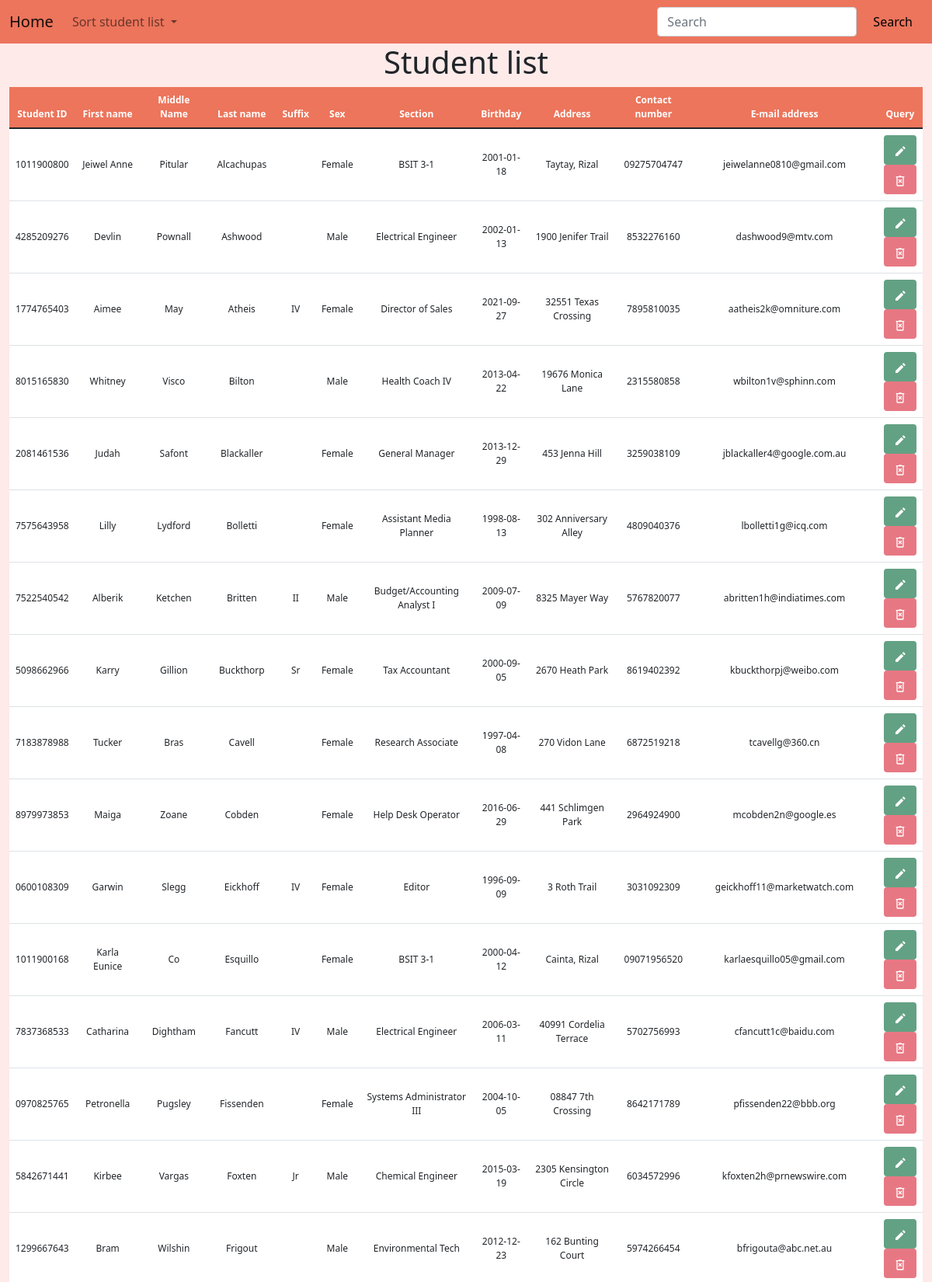
The page /controls/crud.php?sort=Student_Last_Name (upper part) on the database its author committed.
### tables this page shows
CREATE TABLE `tbl_student_profile` (
  `Student_ID` varchar(10) NOT NULL PRIMARY KEY,
  `Student_First_Name` varchar(50) NOT NULL,
  `Student_Middle_Name` varchar(50),
  `Student_Last_Name` varchar(50) NOT NULL,
  `Student_Suffix` varchar(10),
  `Student_Sex` enum('Male','Female') NOT NULL,
  `Student_Section` varchar(50) NOT NULL,
  `Student_Birthday` date NOT NULL,
  `Student_Address` varchar(100) NOT NULL,
  `Student_Contact_Number` varchar(11) NOT NULL,
  `Student_Email_Address` varchar(50) NOT NULL,
  `is_archive` boolean NOT NULL DEFAULT false
);

### functions/functions.php (called while the page is built, shortened)
<?php
function view($name, $contents = ''){
    require(APP_PATH . "page/layout-page.php");
}

### controls/crud.php (called while the page is built, shortened)
<?php
$view_bag = [
    'title' => 'Student Database',
    'heading' => 'Student list'
];
$records = Data::get_student_records();
if (is_get()) {
    if (isset($_GET['sort'])) {
        $sort = $_GET['sort'];
        $records = Data::sort_by($sort);
    }
}
view('crud', $records);

### functions/data/mysql.class.php (called while the page is built, shortened)
<?php
class MySqlDataProvider {
    public function __construct($source) {
        $this->source = $source;
    }
    public function sort_by($sort) {
        $pdo = $this->connect();
        $smt = $pdo->query("SELECT * FROM tbl_student_profile WHERE is_archive = false ORDER BY $sort");
        $data = $smt->fetchAll(PDO::FETCH_CLASS, 'StudentProfile');
        return $data;
    }
    private function connect() {
        try {
            return new PDO($this->source, CONFIG['db_user'], CONFIG['db_password']);
        } catch (PDOException $e) {
            return null;
        }
    }
}

### functions/data/static.class.php (called while the page is built, shortened)
<?php
class Data {
    static private $mdp;
    static public function init(MySqlDataProvider $mdp){
        return self::$mdp = $mdp;
    }
    static public function sort_by($sort){
        return self::$mdp->sort_by($sort);
    }
}

### page/crud-page.php (the view, shortened to what this page needs)
<div class="container-fluid">
    <h1 class="text-center align-middle"><?= $view_bag['heading'] ?></h1>
</div>
<div class="container-fluid container-table">
    <table class="table table-hover text-center align-middle" id="table">
        <thead>
            <tr>
                <th scope="col" id="id">Student ID</th>
                <th scope="col" id="fname">First name</th>
                <th scope="col" id="mname">Middle Name</th>
                <th scope="col" id="lname">Last name</th>
                <th scope="col" id="suffix">Suffix</th>
                <th scope="col" id="section">Sex</th>
                <th scope="col" id="sex">Section</th>
                <th scope="col" id="bday">Birthday</th>
                <th scope="col" id="address">Address</th>
                <th scope="col" id="number">Contact number</th>
                <th scope="col" id="email">E-mail address</th>
                <th scope="col" id="query">Query</th>
            </tr>
        </thead>
        <tbody>
            <?php foreach ($contents as $object) : ?>
                <tr>
                    <td><?= $object->Student_ID ?></td>
                    <td><?= $object->Student_First_Name ?></td>
                    <td><?= $object->Student_Middle_Name ?></td>
                    <td><?= $object->Student_Last_Name ?></td>
                    <td><?= $object->Student_Suffix ?></td>
                    <td><?= $object->Student_Sex ?></td>
                    <td><?= $object->Student_Section ?></td>
                    <td><?= $object->Student_Birthday ?></td>
                    <td><?= $object->Student_Address ?></td>
                    <td><?= $object->Student_Contact_Number ?></td>
                    <td><?= $object->Student_Email_Address ?></td>
                    <td>
                        <a class="btn button-edit-bg" type="submit" data-bs-toggle="modal" data-bs-target="#showEditModal">
                        </a>
                        <br>
                        <a class="btn button-delete-bg" type="submit" name="delete" method="get" data-bs-toggle="modal" data-bs-target="#showDeleteModal">
                        </a>
                    </td>
                </tr>
            <?php endforeach ?>
        </tbody>
    </table>
</div>

### css/stylesheet-crud.css (style rules this page uses)
body { background-color: #fdeae9; }
.container-table thead { background-color: #ec755c; color: white; }
.button-edit-bg { background-color: #63a184; }
.button-delete-bg { background-color: #e77883; }
table { background-color: white; }
tr { font-size: 30px; font-size: 1vw; }

### rows shown on the page
tbl_student_profile: Student_ID "1011900800", Student_First_Name "Jeiwel Anne", Student_Middle_Name "Pitular", Student_Last_Name "Alcachupas", Student_Sex "Female", Student_Section "BSIT 3-1", Student_Birthday "2001-01-18", Student_Address "Taytay, Rizal", Student_Contact_Number "09275704747", Student_Email_Address "jeiwelanne0810@gmail.com"
tbl_student_profile: Student_ID "4285209276", Student_First_Name "Devlin", Student_Middle_Name "Pownall", Student_Last_Name "Ashwood", Student_Sex "Male", Student_Section "Electrical Engineer", Student_Birthday "2002-01-13", Student_Address "1900 Jenifer Trail", Student_Contact_Number "8532276160", Student_Email_Address "dashwood9@mtv.com"
tbl_student_profile: Student_ID "1774765403", Student_First_Name "Aimee", Student_Middle_Name "May", Student_Last_Name "Atheis", Student_Suffix "IV", Student_Sex "Female", Student_Section "Director of Sales", Student_Birthday "2021-09-27", Student_Address "32551 Texas Crossing", Student_Contact_Number "7895810035", Student_Email_Address "aatheis2k@omniture.com"
tbl_student_profile: Student_ID "8015165830", Student_First_Name "Whitney", Student_Middle_Name "Visco", Student_Last_Name "Bilton", Student_Sex "Male", Student_Section "Health Coach IV", Student_Birthday "2013-04-22", Student_Address "19676 Monica Lane", Student_Contact_Number "2315580858", Student_Email_Address "wbilton1v@sphinn.com"
tbl_student_profile: Student_ID "2081461536", Student_First_Name "Judah", Student_Middle_Name "Safont", Student_Last_Name "Blackaller", Student_Sex "Female", Student_Section "General Manager", Student_Birthday "2013-12-29", Student_Address "453 Jenna Hill", Student_Contact_Number "3259038109", Student_Email_Address "jblackaller4@google.com.au"
tbl_student_profile: Student_ID "7575643958", Student_First_Name "Lilly", Student_Middle_Name "Lydford", Student_Last_Name "Bolletti", Student_Sex "Female", Student_Section "Assistant Media Planner", Student_Birthday "1998-08-13", Student_Address "302 Anniversary Alley", Student_Contact_Number "4809040376", Student_Email_Address "lbolletti1g@icq.com"
tbl_student_profile: Student_ID "7522540542", Student_First_Name "Alberik", Student_Middle_Name "Ketchen", Student_Last_Name "Britten", Student_Suffix "II", Student_Sex "Male", Student_Section "Budget/Accounting Analyst I", Student_Birthday "2009-07-09", Student_Address "8325 Mayer Way", Student_Contact_Number "5767820077", Student_Email_Address "abritten1h@indiatimes.com"
tbl_student_profile: Student_ID "5098662966", Student_First_Name "Karry", Student_Middle_Name "Gillion", Student_Last_Name "Buckthorp", Student_Suffix "Sr", Student_Sex "Female", Student_Section "Tax Accountant", Student_Birthday "2000-09-05", Student_Address "2670 Heath Park", Student_Contact_Number "8619402392", Student_Email_Address "kbuckthorpj@weibo.com"
tbl_student_profile: Student_ID "7183878988", Student_First_Name "Tucker", Student_Middle_Name "Bras", Student_Last_Name "Cavell", Student_Sex "Female", Student_Section "Research Associate", Student_Birthday "1997-04-08", Student_Address "270 Vidon Lane", Student_Contact_Number "6872519218", Student_Email_Address "tcavellg@360.cn"
tbl_student_profile: Student_ID "8979973853", Student_First_Name "Maiga", Student_Middle_Name "Zoane", Student_Last_Name "Cobden", Student_Sex "Female", Student_Section "Help Desk Operator", Student_Birthday "2016-06-29", Student_Address "441 Schlimgen Park", Student_Contact_Number "2964924900", Student_Email_Address "mcobden2n@google.es"
tbl_student_profile: Student_ID "0600108309", Student_First_Name "Garwin", Student_Middle_Name "Slegg", Student_Last_Name "Eickhoff", Student_Suffix "IV", Student_Sex "Female", Student_Section "Editor", Student_Birthday "1996-09-09", Student_Address "3 Roth Trail", Student_Contact_Number "3031092309", Student_Email_Address "geickhoff11@marketwatch.com"
tbl_student_profile: Student_ID "1011900168", Student_First_Name "Karla Eunice", Student_Middle_Name "Co", Student_Last_Name "Esquillo", Student_Sex "Female", Student_Section "BSIT 3-1", Student_Birthday "2000-04-12", Student_Address "Cainta, Rizal", Student_Contact_Number "09071956520", Student_Email_Address "karlaesquillo05@gmail.com"
tbl_student_profile: Student_ID "7837368533", Student_First_Name "Catharina", Student_Middle_Name "Dightham", Student_Last_Name "Fancutt", Student_Suffix "IV", Student_Sex "Male", Student_Section "Electrical Engineer", Student_Birthday "2006-03-11", Student_Address "40991 Cordelia Terrace", Student_Contact_Number "5702756993", Student_Email_Address "cfancutt1c@baidu.com"
tbl_student_profile: Student_ID "0970825765", Student_First_Name "Petronella", Student_Middle_Name "Pugsley", Student_Last_Name "Fissenden", Student_Sex "Female", Student_Section "Systems Administrator III", Student_Birthday "2004-10-05", Student_Address "08847 7th Crossing", Student_Contact_Number "8642171789", Student_Email_Address "pfissenden22@bbb.org"
tbl_student_profile: Student_ID "5842671441", Student_First_Name "Kirbee", Student_Middle_Name "Vargas", Student_Last_Name "Foxten", Student_Suffix "Jr", Student_Sex "Male", Student_Section "Chemical Engineer", Student_Birthday "2015-03-19", Student_Address "2305 Kensington Circle", Student_Contact_Number "6034572996", Student_Email_Address "kfoxten2h@prnewswire.com"
tbl_student_profile: Student_ID "1299667643", Student_First_Name "Bram", Student_Middle_Name "Wilshin", Student_Last_Name "Frigout", Student_Sex "Male", Student_Section "Environmental Tech", Student_Birthday "2012-12-23", Student_Address "162 Bunting Court", Student_Contact_Number "5974266454", Student_Email_Address "bfrigouta@abc.net.au"

### other values the page prints
$view_bag['heading'] "Student list"
